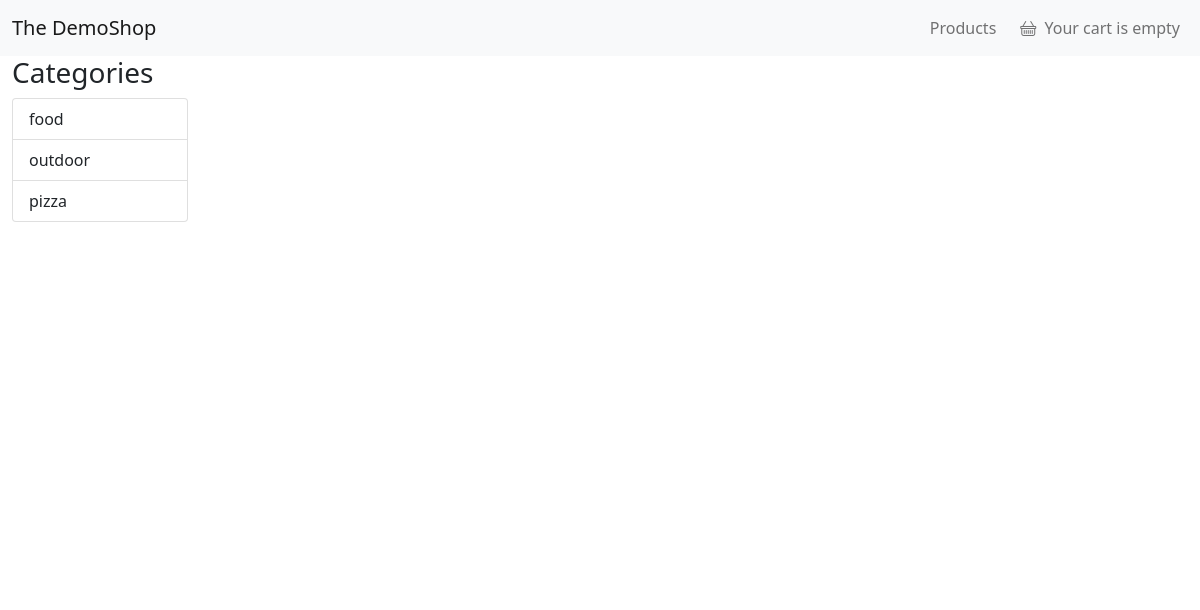
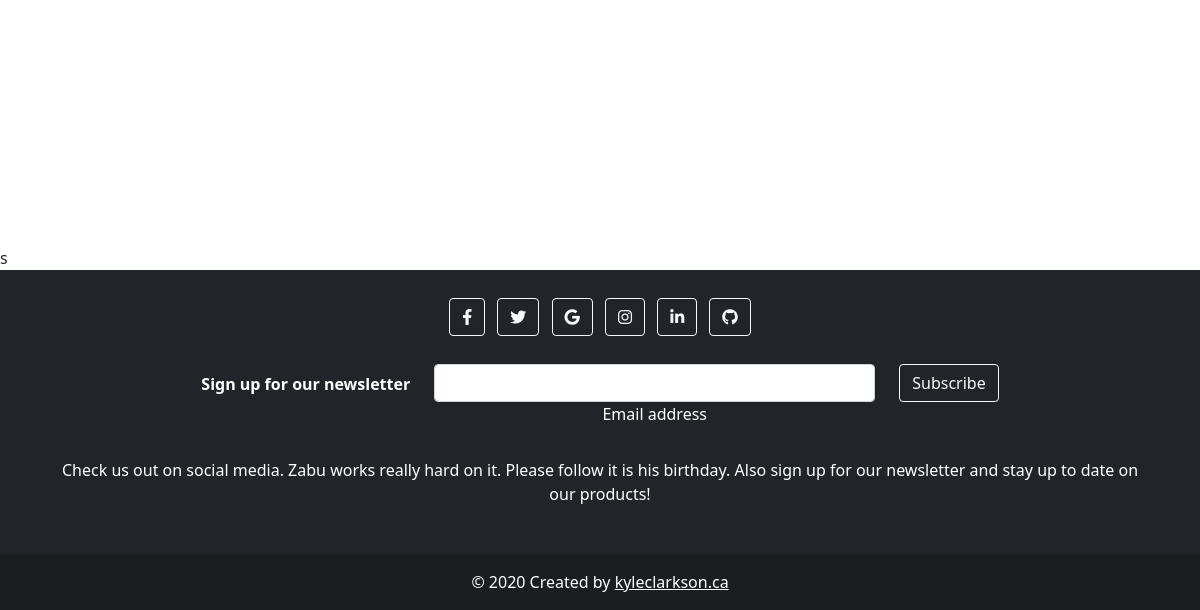
/products/, run on an earlier commit of the app's database (2 pictures, top to bottom).
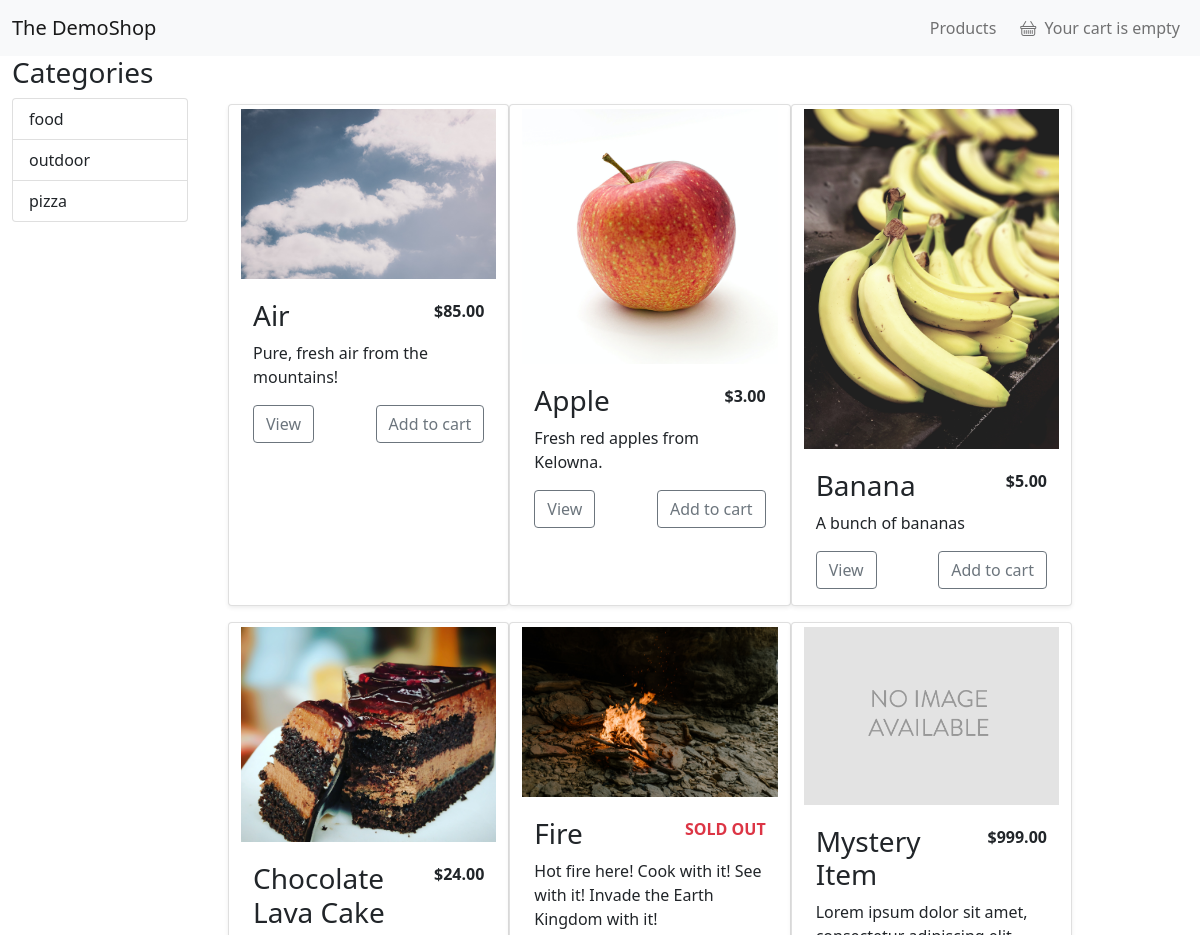
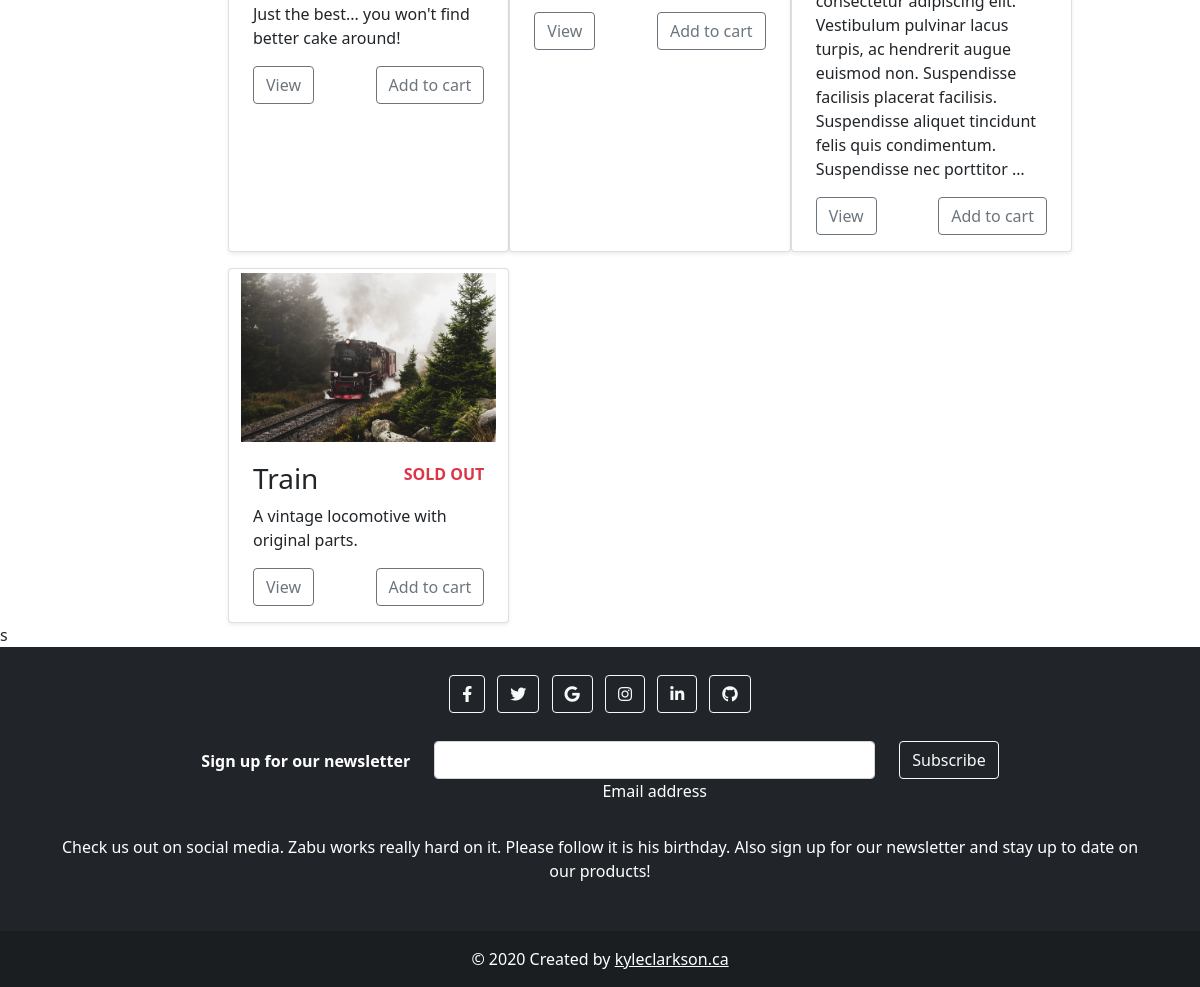
And on a later commit of the database (2 pictures, top to bottom).
### shop/models.py (models this page shows, shortened)
class Category(models.Model):
    name = models.CharField(max_length=200, db_index=True)
    slug = models.SlugField(max_length=200, unique=True)
    class Meta:
        ordering = ('name',)
        verbose_name = 'Category'
        verbose_name_plural = 'Categories'
    def __str__(self):
        return self.name

class Product(models.Model):
    category = models.ForeignKey(Category,
                                 related_name='products',
                                 on_delete=models.CASCADE)
    name = models.CharField(max_length=200, db_index=True)
    slug = models.SlugField(max_length=200, db_index=True)
    image = models.ImageField(upload_to='products/%Y/%m/%d',
                              default='products/no_image.png')
    description = models.TextField(blank=True)
    price = models.DecimalField(max_digits=10, decimal_places=2)
    quantity = models.PositiveIntegerField(default=0)
    available = models.BooleanField(default=True)
    featured = models.BooleanField(default=False)
    created = models.DateTimeField(auto_now_add=True)
    updated = models.DateTimeField(auto_now=True)
    class Meta:
        ordering = ('name',)
        index_together = (('id', 'slug'),)
    def get_absolute_url(self):
        return reverse('shop:product_detail', args=[self.id, self.slug])

### shop/views.py (the view)
# urls.py: path('products/', views.product_list, name='product_list'),
def product_list(request, category_slug=None):
    category = None
    categories = Category.objects.all()
    products = Product.objects.filter(available=True)
    if category_slug:
        category = get_object_or_404(Category, slug=category_slug)
        products = products.filter(category=category)
    context = {
        'category': category,
        'categories': categories,
        'products': products,
    }
    return render(request, 'shop/product/list.html', context)

### shop/templates/shop/product/list.html (shortened to what this page needs)
{% extends 'base.html' %}
{% load  static %}
{% block content %}
    <div class="container-fluid">
        <div class="row">
            <div class="col-2">
                <h3 class="">Categories</h3>
                <div class="list-group">
                    {% for category in categories %}
                        <a href="{% url 'shop:product_list_by_category' category.slug %}" class="list-group-item list-group-item-action">{{ category}}</a>
                    {% endfor %}
                </div>
            </div>
            <div class="col-9">
                <div class="container min-vh-100 pt-5" id="featured">
                    <div class="row row-cols-1 row-cols-sm-1 row-cols-md-2 row-cols-lg-3 g-3">
                        {% for product in products %}
                            {% include 'shop/product/product_card.html' %}
                        {% endfor %}
                    </div>
                </div>
            </div>
        </div>
    </div>s
{% endblock %}

### templates/base.html (shortened to what this page needs)
{% load static %}
<!DOCTYPE html>
<html>
<head>
    <link href="https://cdn.jsdelivr.net/npm/bootstrap@5.0.0-beta2/dist/css/bootstrap.min.css" rel="stylesheet"
>
    <link rel="stylesheet" href="https://cdn.jsdelivr.net/npm/bootstrap-icons@1.4.0/font/bootstrap-icons.css">
    <link rel="stylesheet" href="https://cdnjs.cloudflare.com/ajax/libs/font-awesome/5.15.3/css/all.min.css"
/>
    <link rel="stylesheet" type="text/css" href="{% static '/css/styles.css' %}">
</head>
<body>
<div id="content">
    {% include 'header.html' %}
    {% block content %}
    {% endblock %}
    {% include 'footer.html' %}
</div>
</body>
</html>

### templates/header.html (shortened to what this page needs)
{% load  static %}
<nav class="navbar navbar-expand-lg navbar-light bg-light">
    <div class="container-fluid">
        <a class="navbar-brand" href="{% url 'shop:home' %}">The DemoShop</a>
        <div class="collapse navbar-collapse" id="navbarNav">
            <ul class="navbar-nav ms-auto">
                <li class="nav-item">
                    <a href="{% url 'shop:product_list' %}" class="nav-link mx-1">Products</a>
                </li>
                <li class="nav-item">
                    <span>
                        {% with total_items=cart|length %}
                            {% if total_items > 0 %}
                                <a class="nav-link active"
                                   aria-current="page"
                                   href="{% url 'cart:cart_detail' %}">
                                  <i class="bi bi-basket mx-1"></i>
                                    {{ total_items }} item{{ total_items|pluralize }}
                                    ${{ cart.get_total_price }}
                                </a>
                            {% else %}
                                <a class="nav-link"
                                   aria-current="page"
                                   href="">
                                  <i class="bi bi-basket mx-1"></i>
                                    Your cart is empty
                                </a>
                            {% endif %}
                        {% endwith %}
                    </span>
                </li>
            </ul>
        </div>
    </div>
</nav>

### shop/templates/shop/product/product_card.html (shortened to what this page needs)
{% load thumbnail %}
<div class="card shadow-sm">
    <div class="text-center">
        <a href="{{ product.get_absolute_url }}">
            {% thumbnail product.image "360x240" crop='center' as im %}
                <img class="img-fluid p-1" src="{{ im.url }}" width="{{ im.width }}" height="{{ im.height }}">
            {% endthumbnail %}
        </a>
    </div>
    <div class="card-body">
        <div class="d-flex justify-content-between">
            <h3>{{ product.name }}</h3>
            {% if product.quantity > 0 %}
                <p><strong>${{ product.price }}</strong></p>
            {% else %}
                <p class="text-danger"><strong>SOLD OUT</strong></p>
            {% endif %}
        </div>
        <p class="card-text">
            {{ product.description|truncatewords:30 }}
        </p>
        <div class="d-flex justify-content-between align-items-center">
            <a href="{{ product.get_absolute_url }}"
               class="btn btn-md btn-outline-secondary">View</a>
            <form action="{% url "cart:cart_add" product.id %}" method="POST">
                <input class="btn btn-md btn-outline-secondary" type="submit" value="Add to cart">
            </form>
        </div>
    </div>
</div>

### templates/footer.html
<footer class="bg-dark text-center text-white">
  <div class="container p-4">
    <section class="mb-4">
      <a class="btn btn-outline-light btn-floating m-1" href="#!" role="button"
        ><i class="fab fa-facebook-f"></i
      ></a>
      <a class="btn btn-outline-light btn-floating m-1" href="#!" role="button"
        ><i class="fab fa-twitter"></i
      ></a>
      <a class="btn btn-outline-light btn-floating m-1" href="#!" role="button"
        ><i class="fab fa-google"></i
      ></a>
      <a class="btn btn-outline-light btn-floating m-1" href="#!" role="button"
        ><i class="fab fa-instagram"></i
      ></a>
      <a class="btn btn-outline-light btn-floating m-1" href="#!" role="button"
        ><i class="fab fa-linkedin-in"></i
      ></a>
      <a class="btn btn-outline-light btn-floating m-1" href="#!" role="button"
        ><i class="fab fa-github"></i
      ></a>
    </section>
    <section class="">
      <form action="">
        <div class="row d-flex justify-content-center">
          <div class="col-auto">
            <p class="pt-2">
              <strong>Sign up for our newsletter</strong>
            </p>
          </div>
          <div class="col-md-5 col-12">
            <div class="form-outline form-white mb-4">
              <input type="email" id="form5Example2" class="form-control" />
              <label class="form-label" for="form5Example2">Email address</label>
            </div>
          </div>
          <div class="col-auto">
            <a type="submit" class="btn btn-outline-light mb-4" href="#">
              Subscribe
            </a>
          </div>
        </div>
      </form>
    </section>
    <section class="mb-4">
      <p>
        Check us out on social media. Zabu works really hard on it. Please follow
          it is his birthday. Also sign up for our newsletter and stay up to date on our products!
      </p>
    </section>
  </div>
  <div class="text-center p-3" style="background-color: rgba(0, 0, 0, 0.2);">
    © 2020 Created by
      <a class="text-white" href="https:www.kyleclarkson.ca">kyleclarkson.ca</a>
  </div>
</footer>

What changed in the data, as far as the page shows it:
added Product: shows a picture, name "Air", price "85.00", description "Pure, fresh air from the mountains!"
now on this page (row edited): Product: shows a picture, name "Apple", price "3.00", description "Fresh red apples from Kelowna."
now on this page (row edited): Product: shows a picture, name "Banana", price "5.00", description "A bunch of bananas"
now on this page (row edited): Product: shows a picture, name "Chocolate Lava Cake", price "24.00", description "Just the best... you won't find better cake around!"
now on this page (row edited): Product: shows a picture, name "Fire", quantity "SOLD OUT", description "Hot fire here! Cook with it! See with it! Invade the Earth Kingdom with it!"
added Product: shows a picture, name "Mystery Item", price "999.00", description "Lorem ipsum dolor sit amet, consectetur adipiscing elit. Vestibulum pulvinar lacus turpis, ac hendrerit augue euismod non. Suspendisse facilisis placerat facilisis. Suspendisse aliquet tincidunt felis quis condimentum. Suspendisse nec porttitor …"
now on this page (row edited): Product: shows a picture, name "Train", quantity "SOLD OUT", description "A vintage locomotive with original parts."
